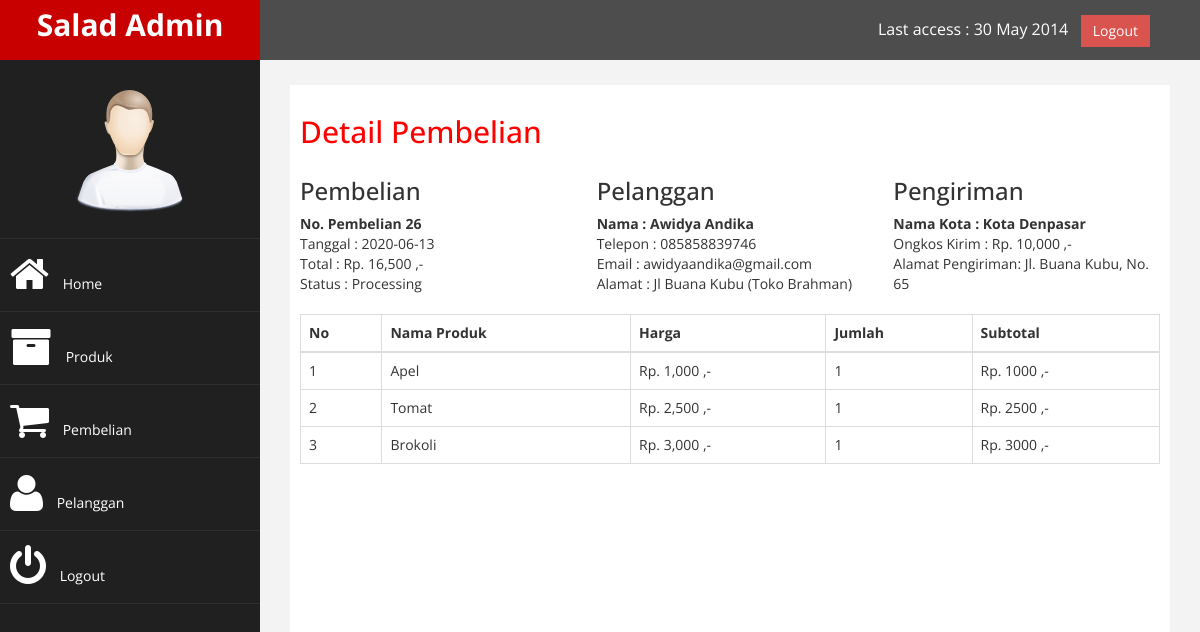
/admin/index.php?halaman=detail&id=26 (signed in), run on an earlier commit of the app's database.
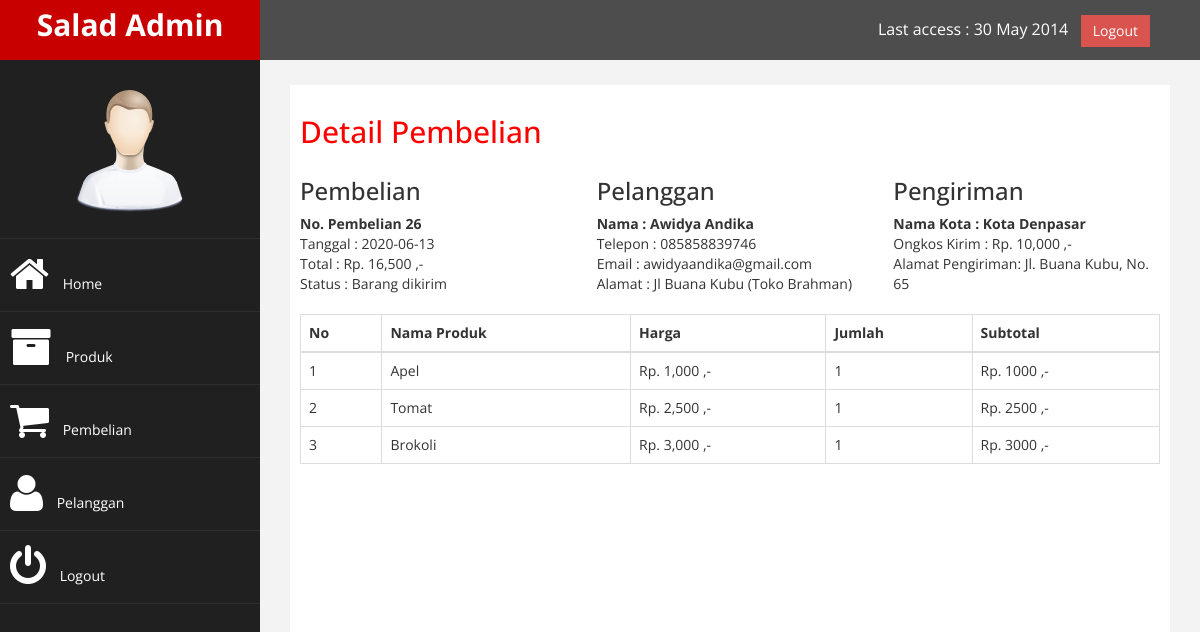
And on a later commit of the database.
### tables this page shows
CREATE TABLE `pembelian` (
  `id_pembelian` int(11) NOT NULL,
  `id_pelanggan` int(11) NOT NULL,
  `id_ongkir` int(11) NOT NULL,
  `tanggal_pembelian` date NOT NULL,
  `total_pembelian` int(11) NOT NULL,
  `nama_kota` varchar(100) NOT NULL,
  `tarif` int(11) NOT NULL,
  `alamat_pengiriman` text NOT NULL,
  `resi_pengiriman` varchar(50) NOT NULL,
  `status_pembelian` varchar(100) NOT NULL DEFAULT 'Pending'
);

CREATE TABLE `pelanggan` (
  `id_pelanggan` int(11) NOT NULL,
  `email_pelanggan` varchar(100) NOT NULL,
  `password_pelanggan` varchar(100) NOT NULL,
  `nama_pelanggan` varchar(100) NOT NULL,
  `telepon_pelanggan` varchar(25) NOT NULL,
  `alamat_pelanggan` varchar(200) NOT NULL
);

### admin/detail.php (the view, shortened to what this page needs)
<!DOCTYPE html>
<html>
<head>
</head>
<body>
	<h2>Detail Pembelian</h2>
	<?php
		$query = $koneksi->query("SELECT * FROM pembelian JOIN pelanggan
			                      ON pembelian.id_pelanggan = pelanggan.id_pelanggan
			                      WHERE pembelian.id_pembelian = '$_GET[id]'");
		$detail = $query->fetch_assoc();
	?>
	<div class="row">
		<div class="col-md-4">
			<h3>Pembelian</h3>
			<strong> No. Pembelian <?php echo $detail['id_pembelian']; ?></strong><br>
			Tanggal : <?php echo $detail['tanggal_pembelian']; ?> <br>
			Total : Rp. <?php echo number_format($detail['total_pembelian']); ?> ,-<br>
			Status : <?php echo $detail['status_pembelian']; ?>
		</div>
		<div class="col-md-4">
			<h3> Pelanggan </h3>
			<strong> Nama : <?php echo $detail['nama_pelanggan']; ?></strong><br>
			Telepon : <?php echo $detail['telepon_pelanggan']; ?> <br>
			Email : <?php echo $detail['email_pelanggan']; ?> <br>
			Alamat : <?php echo $detail['alamat_pelanggan']; ?>
		</div>
		<div class="col-md-4">
			<h3>Pengiriman</h3>
			<strong> Nama Kota : <?php echo $detail['nama_kota']; ?></strong><br>
			Ongkos Kirim : Rp. <?php echo number_format($detail['tarif']); ?> ,- <br>
			Alamat Pengiriman: <?php echo $detail['alamat_pengiriman']; ?>
		</div>
	</div><br>
	<table class="table table-bordered">
		<thead>
			<tr>
				<th>No</th>
				<th>Nama Produk</th>
				<th>Harga</th>
				<th>Jumlah</th>
				<th>Subtotal</th>
			</tr>
		</thead>
		<tbody>
			<?php
				$query = $koneksi->query("SELECT * FROM pembelian_produk JOIN produk
					                   ON pembelian_produk.id_produk = produk.id_produk
					                   WHERE pembelian_produk.id_pembelian = '$_GET[id]'");
				$nomor = 1;
				while($data = $query->fetch_assoc()){
		    ?>
			<tr>
				<td><?php echo $nomor; ?></td>
				<td><?php echo $data['nama_produk']; ?></td>
				<td>Rp. <?php echo number_format($data['harga_produk']); ?> ,-</td>
				<td><?php echo $data['jumlah']; ?></td>
				<td>
					Rp. <?php echo $data['harga_produk'] * $data['jumlah']; ?> ,-
				</td>
			</tr>
			<?php
				$nomor++;
				}
			?>
		</tbody>
	</table>
</body>
</html>

What changed in the data, as far as the page shows it:
changed pembelian "Kota Denpasar": status_pembelian "Processing" → "Barang dikirim"
